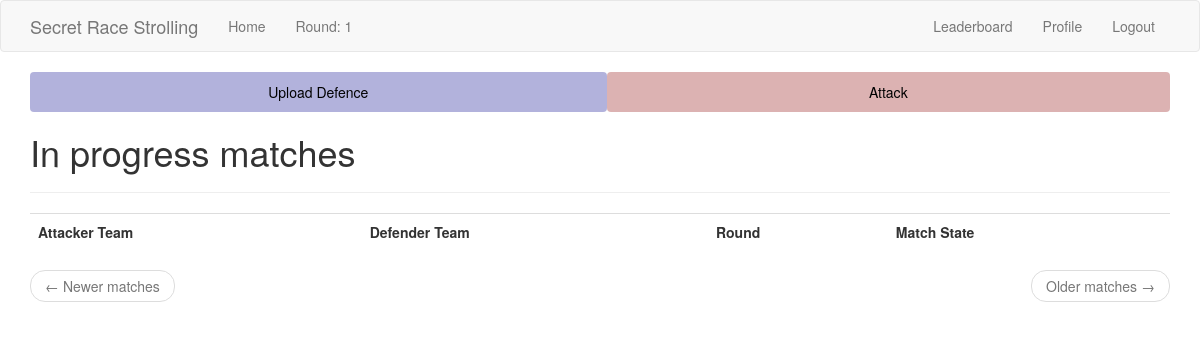
The page /index (signed in) on the database as committed earlier.
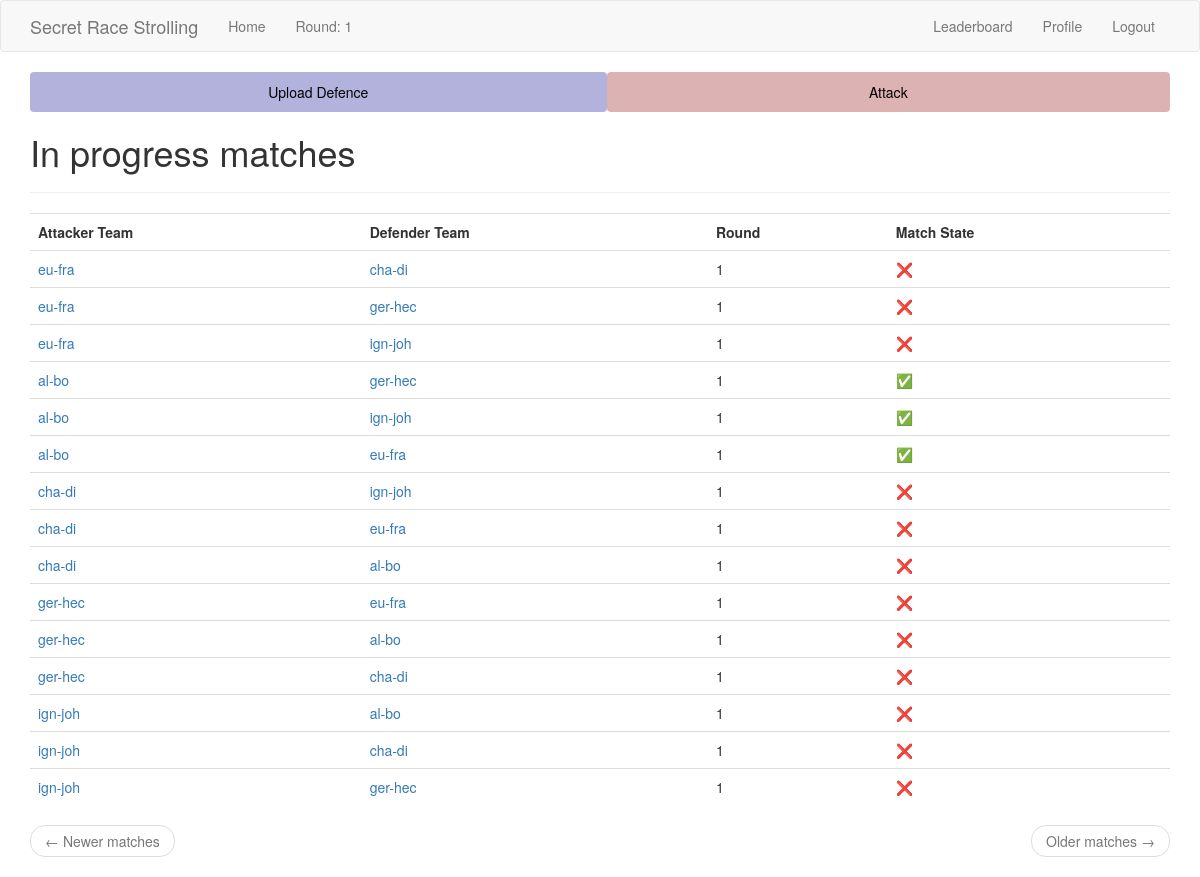
The same page on the database as committed later.
### app/models.py (models this page shows, shortened)
class Match(db.Model):
    id = db.Column(db.Integer, primary_key=True)
    defender_team_id = db.Column(db.Integer, db.ForeignKey("team.id"))
    attacker_team_id = db.Column(db.Integer, db.ForeignKey("team.id"))
    round = db.Column(db.Integer, index=True)
    __table_args__ = (
        db.UniqueConstraint(
            "defender_team_id",
            "attacker_team_id",
            "round",
            name="_match_pair_once_per_round",
        ),
    )
    attacks = db.relationship(
        "Attack",
        backref="match",
        foreign_keys="Attack.match_id",
        lazy="dynamic",
    )
    @staticmethod
    def paginate_and_itemize_match_query(
        matches: Query, page: int, matches_per_page: int, current_user_team: Team
    ) -> tuple[Pagination, list[dict]]:
        matches_sub = matches.subquery()
        attacks_done = (
            db.session.query(matches_sub.c.id)
            .join(Attack, Attack.match_id == matches_sub.c.id)
            .all()
        )
        attacks_done = [attack_done[0] for attack_done in attacks_done]
        paginated = matches.paginate(page, matches_per_page)
        matches_items = paginated.items
        for m in matches_items:
            m.match_done = m.id in attacks_done
        return paginated, matches_items

class Team(db.Model):
    id = db.Column(db.Integer, primary_key=True)
    team_name = db.Column(db.String(64), index=True, unique=True)
    member1_id = db.Column(db.Integer, db.ForeignKey("user.id"), unique=True)
    member2_id = db.Column(db.Integer, db.ForeignKey("user.id"), unique=True)
    defences = db.relationship(
        "Defence",
        backref="defender_team",
        foreign_keys="Defence.defender_team_id",
        lazy="dynamic",
    )
    defence_matches = db.relationship(
        "Match",
        backref="defender_team",
        foreign_keys="Match.defender_team_id",
        lazy="dynamic",
    )
    attack_matches = db.relationship(
        "Match",
        backref="attacker_team",
        foreign_keys="Match.attacker_team_id",
        lazy="dynamic",
    )

### app/routes.py (the view)
@app.route("/")
@app.route("/index", methods=["GET"])
@login_required
def index():
    page = request.args.get("page", 1, type=int)
    pagination, matches_items = Match.paginate_and_itemize_match_query(
        db.session.query(Match).order_by(Match.round.desc()),
        page,
        app.config["MATCHES_PER_PAGE"],
        current_user.team(),
    )
    next_url = (
        url_for("index", page=pagination.next_num) if pagination.has_next else None
    )
    prev_url = (
        url_for("index", page=pagination.prev_num) if pagination.has_prev else None
    )
    return render_template(
        "index.html",
        title="Home",
        matches=matches_items,
        next_url=next_url,
        prev_url=prev_url,
    )

### app/models.py (called while the page is built)
@login.user_loader
def load_user(id: int) -> User:
    return User.query.get(int(id))

    def team(self) -> Optional["Team"]:
        return (
            db.session.query(Team)
            .filter(or_(Team.member1_id == self.id, Team.member2_id == self.id))
            .first()
        )

    def has_team(self) -> bool:
        return self.team() is not None

### app/templates/index.html
{% extends "base.html" %}
{% import 'bootstrap/wtf.html' as wtf %}
{% block app_content %}
<h1>
    In progress matches
</h1>
<hr>
<table class="table table-hover">
    <tr>
        <th>Attacker Team</th>
        <th>Defender Team</th>
        <th>Round</th>
        <th>Match State</th>
    </tr>
    {% for match in matches %}
    {% include '_match.html' %}
    {% endfor %}
</table>
<nav aria-label="...">
    <ul class="pager">
        <li class="previous{% if not prev_url %} disabled{% endif %}">
            <a href="{{ prev_url or '#' }}">
                <span aria-hidden="true">&larr;</span> Newer matches
            </a>
        </li>
        <li class="next{% if not next_url %} disabled{% endif %}">
            <a href="{{ next_url or '#' }}">
                Older matches <span aria-hidden="true">&rarr;</span>
            </a>
        </li>
    </ul>
</nav>
{% endblock %}

### app/templates/_match.html
<tr>
    <td>
        <a href="{{ url_for('team', team_name=match.attacker_team.team_name) }}">
            {{ match.attacker_team.team_name }}</a>
    </td>
    <td>
        <a href="{{ url_for('team', team_name=match.defender_team.team_name) }}">{{ match.defender_team.team_name }}
        </a>
    </td>
    <td>
        {{ match.round }}
    </td>
    <td>
        {% if match.match_done %} ✅ {% else %} ❌ {% endif %}
    </td>
</tr>

Rows that differ between the two databases and show on the page:
added Match: attacker_team.team_name "eu-fra", defender_team.team_name "cha-di", round "1"
added Match: attacker_team.team_name "eu-fra", defender_team.team_name "ger-hec", round "1"
added Match: attacker_team.team_name "eu-fra", defender_team.team_name "ign-joh", round "1"
added Match: attacker_team.team_name "al-bo", defender_team.team_name "ger-hec", round "1"
added Match: attacker_team.team_name "al-bo", defender_team.team_name "ign-joh", round "1"
added Match: attacker_team.team_name "al-bo", defender_team.team_name "eu-fra", round "1"
added Match: attacker_team.team_name "cha-di", defender_team.team_name "ign-joh", round "1"
added Match: attacker_team.team_name "cha-di", defender_team.team_name "eu-fra", round "1"
added Match: attacker_team.team_name "cha-di", defender_team.team_name "al-bo", round "1"
added Match: attacker_team.team_name "ger-hec", defender_team.team_name "eu-fra", round "1"
added Match: attacker_team.team_name "ger-hec", defender_team.team_name "al-bo", round "1"
added Match: attacker_team.team_name "ger-hec", defender_team.team_name "cha-di", round "1"
added Match: attacker_team.team_name "ign-joh", defender_team.team_name "al-bo", round "1"
added Match: attacker_team.team_name "ign-joh", defender_team.team_name "cha-di", round "1"
added Match: attacker_team.team_name "ign-joh", defender_team.team_name "ger-hec", round "1"
